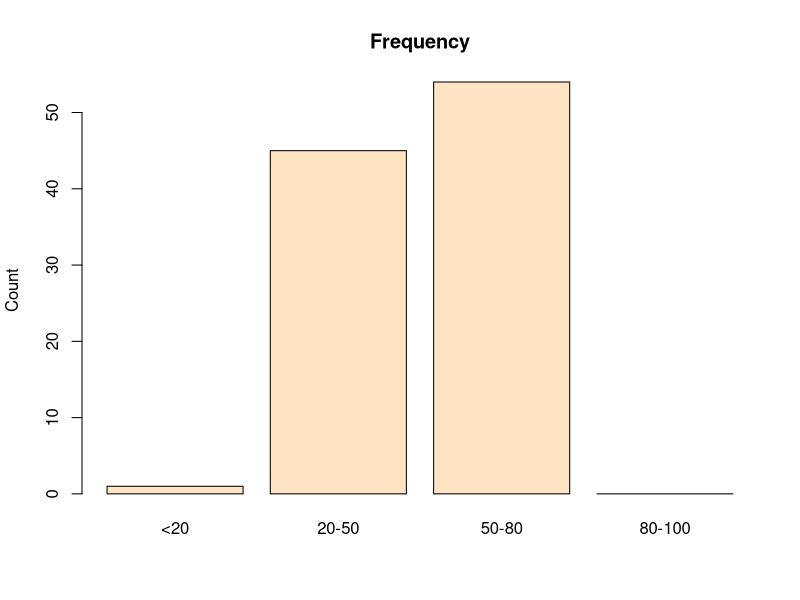

The R source for this figure:
# Parse JSON into a data frame
js<-'{
"name": null, "release_date_local": null, "title": "3 (2011)",
"opening_weekend_take": 1234, "year": 2011,
"release_date_wide": "2011-09-16", "gross": 59954
}'
df_for_json <- as.data.frame(js)
df_for_json
str(df_for_json)

x = rnorm(100,50,12)
#set up boundaries for the intrvals
breaks = c(0,20,50,80,100)
#specify bin labels
labels =c("<20","20-50","50-80","80-100")
#bucketing data points into bins
bins = cut(x,breaks = breaks,include.lowest = T,right = FALSE, labels = labels)
summary(bins)
#plotting the count
plot(bins, main="Frequency", ylab="Count",col="bisque") 
